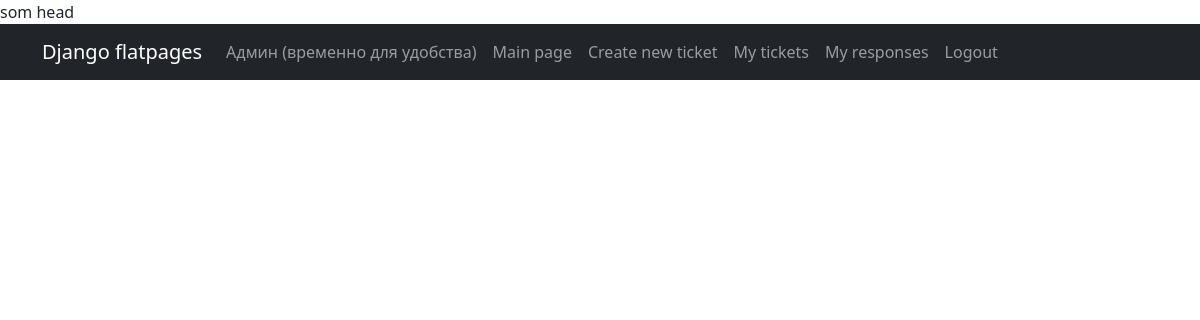
/ticket/4/responds/ (signed in), run on an earlier commit of the app's database.
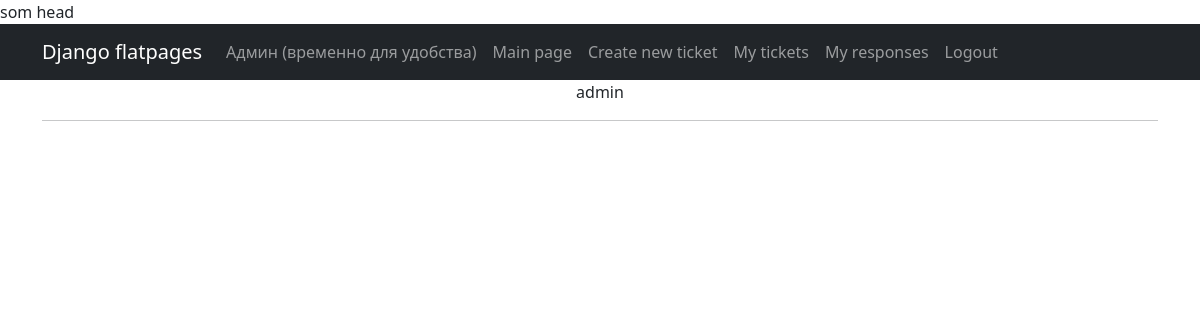
And on a later commit of the database.
### tickets/models.py (models this page shows, shortened)
class Responds(models.Model):  # автоматическое определение респондера при создании
    ticket = models.ForeignKey(Ticket, on_delete=models.CASCADE)
    responder = models.ForeignKey(User, on_delete=models.CASCADE)

class Ticket(models.Model):
    author = models.ForeignKey(User, on_delete=models.CASCADE)
    head = models.CharField(max_length=200)
    body = CKEditor5Field('Text', config_name='extends')
    category = models.CharField(choices=categories, max_length=25)
    pubdate = models.DateField(auto_now_add=True)

### tickets/views.py (the view)
# urls.py: path('ticket/<int:pk>/responds/', ticket_responds),
@login_required
def ticket_responds(request, pk):
    data = Ticket.objects.filter(pk=pk)
    if data:
        for dat in data:
            if request.method == 'POST':
                if request.POST.get('delete'):
                    dat.delete()
                    return HttpResponseRedirect('my_tickets/')
            if dat.author == request.user:
                responds_qs = Responds.objects.filter(ticket=dat)
                context = {'responds': responds_qs, 'ticket': dat, }
                return render(request, 'ticket_responds.html', context)
            else:
                return HttpResponseForbidden()
    else:
        raise Http404

### templates/ticket_responds.html (shortened to what this page needs)
{% extends 'flatpages/default.html' %}
    {% block content %}
        {% for respond in responds %}
            {{ respond.ticket.author }}
            <hr>
        {% endfor %}
    {% endblock content %}

What changed in the data, as far as the page shows it:
added Responds: ticket.author "admin"
